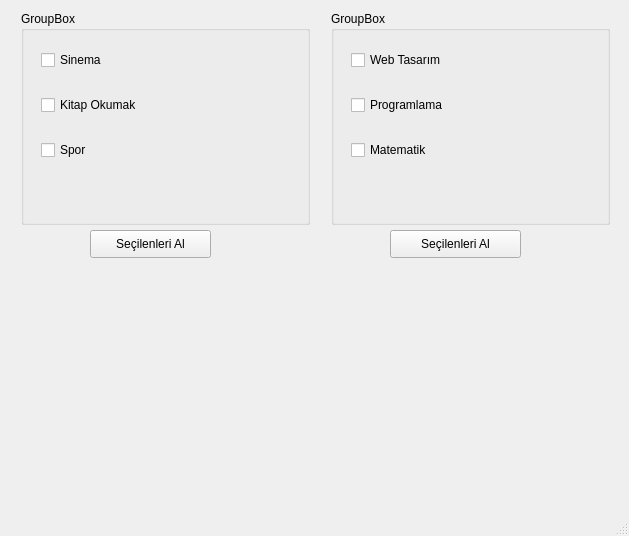
<?xml version="1.0" encoding="UTF-8"?>
<ui version="4.0">
 <class>MainWindow</class>
 <widget class="QMainWindow" name="MainWindow">
  <property name="geometry">
   <rect>
    <x>0</x>
    <y>0</y>
    <width>629</width>
    <height>536</height>
   </rect>
  </property>
  <property name="windowTitle">
   <string>MainWindow</string>
  </property>
  <widget class="QWidget" name="centralwidget">
   <widget class="QLabel" name="lblResultHobiler">
    <property name="geometry">
     <rect>
      <x>21</x>
      <y>267</y>
      <width>289</width>
      <height>213</height>
     </rect>
    </property>
    <property name="font">
     <font>
      <pointsize>9</pointsize>
     </font>
    </property>
    <property name="text">
     <string/>
    </property>
   </widget>
   <widget class="QPushButton" name="btnHobiSecilenleriAl">
    <property name="geometry">
     <rect>
      <x>90</x>
      <y>230</y>
      <width>121</width>
      <height>28</height>
     </rect>
    </property>
    <property name="font">
     <font>
      <pointsize>9</pointsize>
     </font>
    </property>
    <property name="text">
     <string>Seçilenleri Al</string>
    </property>
   </widget>
   <widget class="QGroupBox" name="groupHobiler">
    <property name="geometry">
     <rect>
      <x>21</x>
      <y>11</y>
      <width>289</width>
      <height>214</height>
     </rect>
    </property>
    <property name="font">
     <font>
      <pointsize>9</pointsize>
     </font>
    </property>
    <property name="title">
     <string>GroupBox</string>
    </property>
    <widget class="QWidget" name="">
     <property name="geometry">
      <rect>
       <x>20</x>
       <y>20</y>
       <width>161</width>
       <height>151</height>
      </rect>
     </property>
     <layout class="QVBoxLayout" name="verticalLayout">
      <item>
       <widget class="QCheckBox" name="cbSinema">
        <property name="font">
         <font>
          <pointsize>9</pointsize>
         </font>
        </property>
        <property name="text">
         <string>Sinema</string>
        </property>
       </widget>
      </item>
      <item>
       <widget class="QCheckBox" name="cb_KitapOkumak">
        <property name="font">
         <font>
          <pointsize>9</pointsize>
         </font>
        </property>
        <property name="text">
         <string>Kitap Okumak</string>
        </property>
       </widget>
      </item>
      <item>
       <widget class="QCheckBox" name="cbSpor">
        <property name="font">
         <font>
          <pointsize>9</pointsize>
         </font>
        </property>
        <property name="text">
         <string>Spor</string>
        </property>
       </widget>
      </item>
     </layout>
    </widget>
   </widget>
   <widget class="QGroupBox" name="groupDersler">
    <property name="geometry">
     <rect>
      <x>331</x>
      <y>11</y>
      <width>279</width>
      <height>214</height>
     </rect>
    </property>
    <property name="font">
     <font>
      <pointsize>9</pointsize>
     </font>
    </property>
    <property name="title">
     <string>GroupBox</string>
    </property>
    <widget class="QWidget" name="layoutWidget">
     <property name="geometry">
      <rect>
       <x>20</x>
       <y>20</y>
       <width>161</width>
       <height>151</height>
      </rect>
     </property>
     <layout class="QVBoxLayout" name="verticalLayout_2">
      <item>
       <widget class="QCheckBox" name="cbWebtasarim">
        <property name="font">
         <font>
          <pointsize>9</pointsize>
         </font>
        </property>
        <property name="text">
         <string>Web Tasarım</string>
        </property>
       </widget>
      </item>
      <item>
       <widget class="QCheckBox" name="cb_Programlama">
        <property name="font">
         <font>
          <pointsize>9</pointsize>
         </font>
        </property>
        <property name="text">
         <string>Programlama</string>
        </property>
       </widget>
      </item>
      <item>
       <widget class="QCheckBox" name="cbMatematik">
        <property name="font">
         <font>
          <pointsize>9</pointsize>
         </font>
        </property>
        <property name="text">
         <string>Matematik</string>
        </property>
       </widget>
      </item>
     </layout>
    </widget>
   </widget>
   <widget class="QPushButton" name="btnDerslerSecilenleriAl">
    <property name="geometry">
     <rect>
      <x>390</x>
      <y>230</y>
      <width>131</width>
      <height>28</height>
     </rect>
    </property>
    <property name="font">
     <font>
      <pointsize>9</pointsize>
     </font>
    </property>
    <property name="text">
     <string>Seçilenleri Al</string>
    </property>
   </widget>
   <widget class="QLabel" name="lblResultDersler">
    <property name="geometry">
     <rect>
      <x>331</x>
      <y>267</y>
      <width>271</width>
      <height>211</height>
     </rect>
    </property>
    <property name="font">
     <font>
      <pointsize>9</pointsize>
     </font>
    </property>
    <property name="text">
     <string/>
    </property>
   </widget>
  </widget>
  <widget class="QMenuBar" name="menubar">
   <property name="geometry">
    <rect>
     <x>0</x>
     <y>0</y>
     <width>629</width>
     <height>26</height>
    </rect>
   </property>
  </widget>
  <widget class="QStatusBar" name="statusbar"/>
 </widget>
 <resources/>
 <connections/>
</ui>
